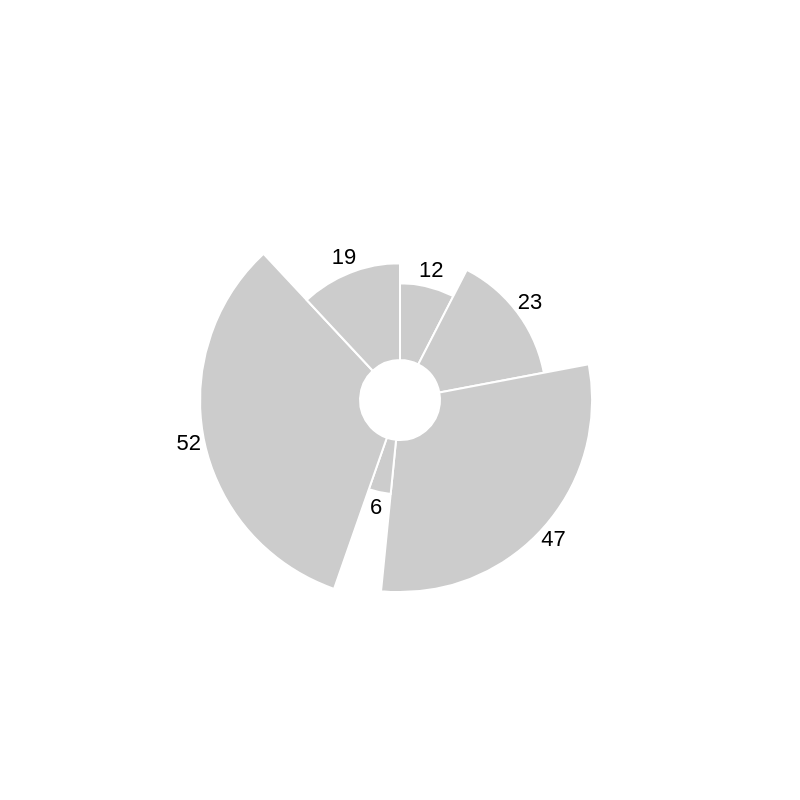

The specification (Vega-Lite) saved for this image:
### Vega specification from a JSON file in a GitHub repository (floating-point values rounded to 4 significant figures)
{"$schema": "https://vega.github.io/schema/vega/v5.json", "width": 400, "height": 400, "data": [{"name": "table", "values": [12, 23, 47, 6, 52, 19], "transform": [{"type": "pie", "field": "data"}]}], "scales": [{"name": "r", "type": "sqrt", "domain": {"data": "table", "field": "data"}, "zero": true, "range": [20, 100]}], "marks": [{"type": "arc", "from": {"data": "table"}, "encode": {"enter": {"x": {"field": {"group": "width"}, "mult": 0.5}, "y": {"field": {"group": "height"}, "mult": 0.5}, "startAngle": {"field": "startAngle"}, "endAngle": {"field": "endAngle"}, "innerRadius": {"value": 20}, "outerRadius": {"scale": "r", "field": "data"}, "stroke": {"value": "#fff"}}, "update": {"fill": {"value": "#ccc"}}, "hover": {"fill": {"value": "pink"}}}}, {"type": "text", "from": {"data": "table"}, "encode": {"enter": {"x": {"field": {"group": "width"}, "mult": 0.5}, "y": {"field": {"group": "height"}, "mult": 0.5}, "radius": {"scale": "r", "field": "data", "offset": 8}, "theta": {"signal": "(datum.startAngle + datum.endAngle)/2"}, "fill": {"value": "#000"}, "align": {"value": "center"}, "baseline": {"value": "middle"}, "text": {"field": "data"}}}}]}
